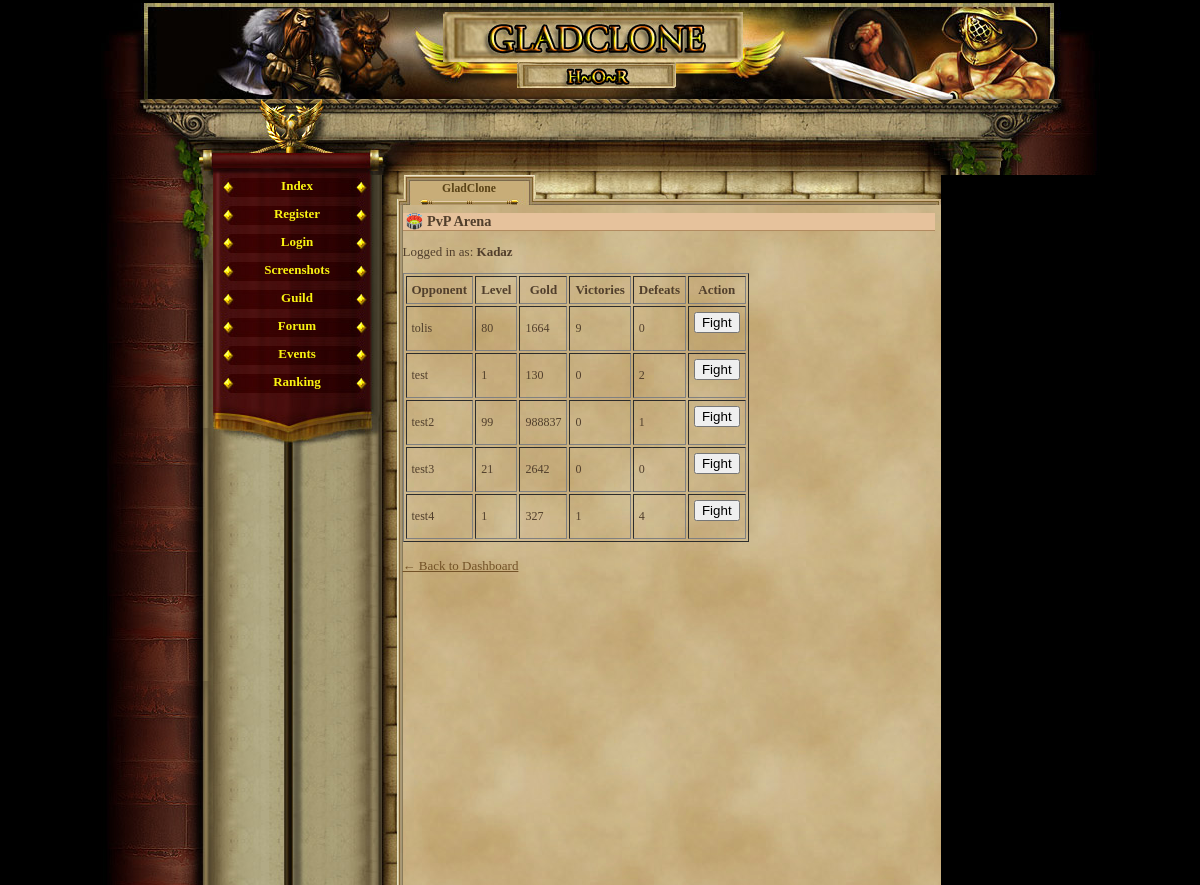
Page /pvp_arena.php (signed in) on the earlier database version.
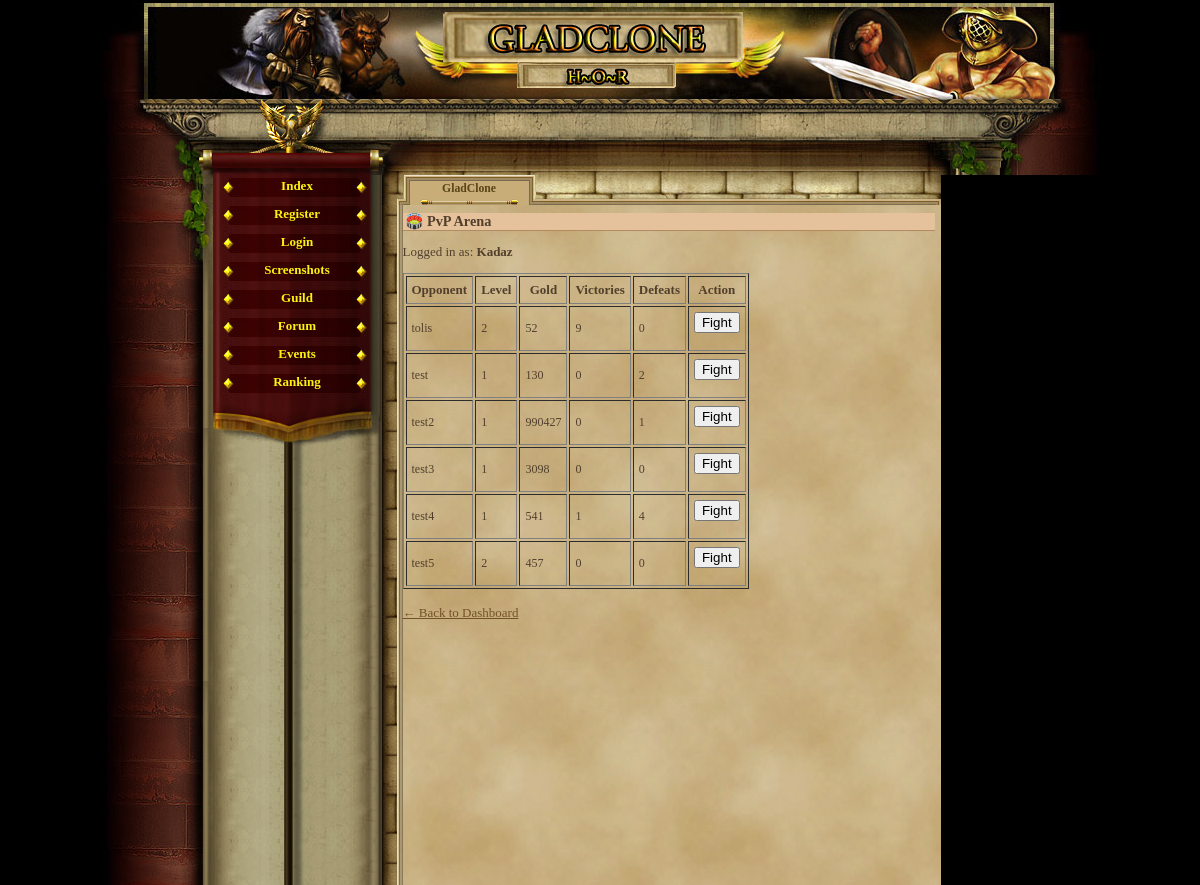
Same page on the later database version.
### tables this page shows
CREATE TABLE `gracze` (
  `id` int(11) NOT NULL AUTO_INCREMENT,
  `gracz` int(11) NOT NULL DEFAULT '0',
  `login` varchar(24) NOT NULL,
  `haslo` varchar(40) NOT NULL,
  `email` varchar(40) NOT NULL,
  `plec` tinyint(4) NOT NULL DEFAULT '0',
  `avatar` tinyint(4) NOT NULL DEFAULT '1',
  `pregunta` text NOT NULL,
  `respuesta` text NOT NULL,
  `rank` int(1) NOT NULL DEFAULT '1',
  `nivel` int(1) NOT NULL DEFAULT '1',
  `exp` int(1) NOT NULL DEFAULT '0',
  `exp_max` int(1) NOT NULL DEFAULT '10',
  `honor` int(1) NOT NULL DEFAULT '0',
  `fama` int(1) NOT NULL DEFAULT '0',
  `victorias` int(1) NOT NULL DEFAULT '0',
  `perdidas` int(1) NOT NULL DEFAULT '0',
  `oro_robado` int(1) NOT NULL DEFAULT '0',
  `oro_perdido` int(1) NOT NULL DEFAULT '0',
  `atak` int(5) NOT NULL DEFAULT '0',
  `obrona` int(3) NOT NULL DEFAULT '0',
  `sila` int(1) NOT NULL DEFAULT '5',
  `sila_i` int(1) NOT NULL DEFAULT '0',
  `sila_max` int(1) NOT NULL DEFAULT '10',
  `zrecznosc` int(1) NOT NULL DEFAULT '5',
  `zrecznosc_i` int(1) NOT NULL DEFAULT '0',
  `zrecznosc_max` int(1) NOT NULL DEFAULT '10',
  `wyrzymalosc` int(1) NOT NULL DEFAULT '5',
  `wyrzymalosc_i` int(1) NOT NULL DEFAULT '0',
  `wyrzymalosc_max` int(1) NOT NULL DEFAULT '10',
  `constitucion` int(1) NOT NULL DEFAULT '5',
  `constitucion_i` int(1) NOT NULL DEFAULT '0',
  `constitucion_max` int(1) NOT NULL DEFAULT '10',
  `carisma` int(1) NOT NULL DEFAULT '5',
  `carisma_i` int(1) NOT NULL DEFAULT '0',
  `carisma_max` int(1) NOT NULL DEFAULT '10',
  `inteligencja` int(1) NOT NULL DEFAULT '5',
  `inteligencja_i` int(1) NOT NULL DEFAULT '0',
  `inteligencja_max` int(1) NOT NULL DEFAULT '10',
  `mdchance` int(1) NOT NULL DEFAULT '0',
  `dhchance` int(1) NOT NULL DEFAULT '0',
  `ctchance` int(1) NOT NULL DEFAULT '0',
  `zycie` int(100) NOT NULL DEFAULT '100',
  `zycie_max` int(100) NOT NULL DEFAULT '100',
  `obrazenia_min` int(1) NOT NULL DEFAULT '0',
  `obrazenia_max` int(3) NOT NULL DEFAULT '2',
  `zloto` int(100) NOT NULL DEFAULT '150',
  `zloto_skarbiec` int(11) NOT NULL,
  `punkty` int(11) NOT NULL,
  `pracuje` int(11) NOT NULL,
  `ostatnia_walka_pvp` int(11) NOT NULL,
  `ostatnia_walka_pvc` int(11) NOT NULL,
  `ostatnio_zregenerowano` int(11) NOT NULL,
  `titulo` varchar(24) NOT NULL DEFAULT 'Newbie',
  `arena_level` int(11) NOT NULL,
  `rubies` int(11) NOT NULL DEFAULT '0',
  `centurion_time` int(11) NOT NULL,
  `reportes` int(1) NOT NULL DEFAULT '0',
  `mensajes` int(1) NOT NULL DEFAULT '0',
  `noticias` int(1) NOT NULL DEFAULT '0',
  `bendicion1_type` int(11) NOT NULL,
  `bendicion1_time` int(11) NOT NULL,
  `bendicion2_type` int(11) NOT NULL,
  `bendicion2_time` int(11) NOT NULL,
  `bendicion3_type` int(11) NOT NULL,
  `bendicion3_time` int(11) NOT NULL,
  `bendicion4_type` int(11) NOT NULL,
  `bendicion4_time` int(11) NOT NULL,
  `ostatnia_aktywnosc` int(11) NOT NULL DEFAULT '0',
  `username_locked` tinyint(1) NOT NULL DEFAULT '0',
  `lock_login` tinyint(1) NOT NULL DEFAULT '0',
  PRIMARY KEY (`id`),
  UNIQUE KEY `login` (`login`)
);

### pvp_arena.php (the view, shortened to what this page needs)
<?php
require_once('var/ustawienia.php');
require_once('gora_strony.php');
require_once('menu_l.php');
if (isset($_SESSION['id'])) {
    $player_id = $_SESSION['id'];
    $conn->query("UPDATE gracze SET ostatnio_zregenerowano = UNIX_TIMESTAMP() WHERE id = $player_id");
}
$player_id = $_SESSION['id'];
$player_name = '';
$stmt_self = $conn->prepare("SELECT login FROM gracze WHERE id = ?");
$stmt_self->bind_param("i", $player_id);
$stmt_self->execute();
$stmt_self->bind_result($player_name);
$can_fight = true;
$stmt = $conn->prepare("SELECT id, login, nivel, zloto, victorias, perdidas FROM gracze WHERE id != ?");
$stmt->bind_param("i", $player_id);
$stmt->execute();
$result = $stmt->get_result();
?>
<h2>🏟️ PvP Arena</h2>
<p>Logged in as: <strong><?= htmlspecialchars($player_name) ?></strong></p>
<table border="1" cellpadding="5">
    <tr>
        <th>Opponent</th>
        <th>Level</th>
        <th>Gold</th>
        <th>Victories</th>
        <th>Defeats</th>
        <th>Action</th>
    </tr>
    <?php while ($row = $result->fetch_assoc()): ?>
    <tr>
        <td><?= htmlspecialchars($row['login']) ?></td>
        <td><?= $row['nivel'] ?></td>
        <td><?= $row['zloto'] ?></td>
        <td><?= $row['victorias'] ?></td>
        <td><?= $row['perdidas'] ?></td>
        <td>
		<?php if ($can_fight): ?>
    <form method="POST" action="pvp_fight.php" onsubmit="return confirm('Fight <?= htmlspecialchars($row['login']) ?>?');">
        <button type="submit">Fight</button>
    </form>
<?php else: ?>
    <button disabled>Cooldown</button>
<?php endif; ?>
        </td>
    </tr>
    <?php endwhile; ?>
</table>
<br>
<a href="index.php">← Back to Dashboard</a>

### gora_strony.php (shortened to what this page needs)
<html>
	<head>
				<link href="game_05.css" rel="stylesheet" type="text/css" media="screen" />				<style type=text/css></style>
	</head>
<body ><div id="container">
	<div id="header"></div>
	<div id="charvalues_leer">
		<div style="position:relative; left:380px; top:22px; width:500px; height:45px;">
			<div style="position:absolute; width:150px; height:45px; left:0px; top:0px;">
			</div>
			<div style="position:absolute; width:150px; height:45px; left:153px;">
			</div>
			<div style="position:absolute; width:150px; height:45px; left:298px;">
			</div>
		</div>
	</div>
	<div id="main">
		<table cellspacing="0" cellpadding="0" height="100%" border="0">
			<tr height="100%">
				<td height="100%" valign="top" id="leftblock_middle">
					<div id="leftblock_top"></div>
				</td>

### menu_l.php
<?php
         if(empty($_SESSION['user'])){
             echo '
              <td valign="top" id="mainmenu">
                 <a class = "menuitem_aktive" href="index.php" title="Index" target="_self">Index</a>
                 <a class = "menuitem_aktive" href="rejestracja.php" title="Register" target="_self">Register</a>
                 <a class = "menuitem_aktive" href="logowanie.php" title="Login" target="_self">Login</a>
                 <a class = "menuitem_aktive" href="screenshot.php" title="Screenshots" target="_self">Screenshots</a>
				 <a class = "menuitem_aktive" href="guild.php" title="Guild" target="_self">Guild</a>
                 <a class = "menuitem_aktive" href="" title="Forum" target="_self">Forum</a>
                 <a class = "menuitem_aktive" href="event_portal.php" title="Events" target="_self">Events</a>
                 <a class = "menuitem_aktive" href="ranking2.php" title="Ranking" target="_self">Ranking</a>
             ';
         } else {
             echo '              <td valign="top" id="mainmenu">
                 <a class = "menuitem_aktive" href="konto.php" title="User" target="_self">User</a>
			 ';
         }
        ?>
          	<div id="menufooter"></div>
				</td>
				<td id="contentBox" valign="top">
					<table cellspacing="0" cellpadding="0" height="100%" width="100%" border="0">
						<tr style="height:30px;">
							<td id="corner1"></td>
							<td><div class="tab_aktive" ><span>GladClone</span></div>
							<div class="tab_empty" style="background-image:url(img/interface/reiter_c2.jpg);"></div>
							<div class="tab_empty" style="background-image:url(img/interface/reiter_c3.jpg);"></div>
						      <div class="tab_empty" style="background-image:url(img/interface/reiter_c4.jpg);"></div></td>
							<td id="corner2"></td>
						</tr>
						<tr style="height:100%;">
							<td class="border_left"></td>
							<td id="content">

### game_05.css (style rules this page uses)
body, html { margin: 0; padding: 0; font-family:"Palatino Linotype", "Times New Roman", Times, serif; text-align: center; color: #513F2C; background-color: #000; font-size:16px; }
table { font-size:13px; }
h2 { text-align:left; border-bottom:1px solid #b28b60; color:#513F2C; background-color:#e6c29c; margin:8px 0px 0px 0px; padding-left:3px; font-size:1.1em; }
#content td { text-align:left; color:#513F2C; font-weight:normal; font-size: 12px; }
#container { margin: auto; width: 999px; height: 100%; text-align: left; }
#header { margin-top:3px; height: 96px; background-image:url(img/interface/header.jpg); }
#charvalues_leer { height: 76px; background-image:url(img/interface/statusbalken_leer.jpg); }
#main { width: 999px; height:710px; text-align: left; }
a { -moz-user-focus: none; -moz-outline: none; outline: none; }
#leftblock_top { background-image:url(img/interface/pflanze_l.jpg); width:112px; height:135px; }
#leftblock_middle { width:112px; background-image:url(img/interface/bg_l_b.jpg); background-repeat: repeat-y; }
#mainmenu { background-image:url(img/interface/wand_bg_2.jpg); background-repeat:repeat-y; height:100%; }
.menuitem_aktive { display:block; text-align:center; background-image:url(img/interface/navi_b.jpg); width:169px; height:25px; color: #FAF311; text-decoration: none; padding-top:3px; font-weight:bold; }
#menufooter { background-image:url(img/interface/navi_abschluss.jpg); width:169px; height:51px; }
#contentBox { width:559px; height:100%; background-image:url(img/interface/papierus.jpg); background-repeat:repeat; }
#content { height:560px; vertical-align:top; }
#content a { color:#735227; }
#corner1 { background-image:url(img/interface/papier_ecke_l.jpg); width:21px; height:30px; }
#corner2 { background-image:url(img/interface/papier_ecke_r.jpg); width:6px; height:30px; }
.border_left { background-image:url(img/interface/papier_rahmen_l.jpg); background-repeat:repeat-y; }
.tab_empty { text-align:center; float:left; background-position:top left; background-repeat:no-repeat; height: 30px; width: 133px; }
.tab_aktive { text-align:center; float:left; background-image:url(img/interface/reiter_a.jpg); background-position:top left; background-repeat:no-repeat; height: 30px; width: 133px; }
.tab_aktive span { position: relative; top:7px; color: #5A4317; font-size:0.9em; text-decoration: none; font-weight:bold; }
#market_item_table td, th { padding-left: 5px; }

Differences in the rows shown:
changed gracze "tolis": nivel "80" → "2"; zloto "1664" → "52"
changed gracze "test2": nivel "99" → "1"; zloto "988837" → "990427"
changed gracze "test3": nivel "21" → "1"; zloto "2642" → "3098"
changed gracze "test4": zloto "327" → "541"
added gracze: login "test5", nivel "2", zloto "457", victorias "0", perdidas "0"
